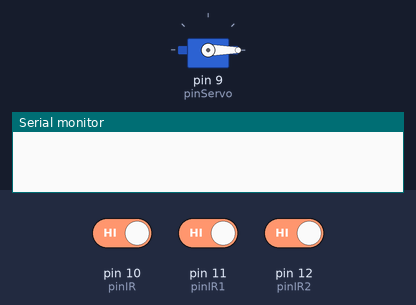
Recording of a sketch running on a simulated Arduino Uno, built with avr-gcc and run on an emulated ATmega328P. Shown: servo, the last lines printed to the serial monitor. The test bench sets the inputs (shaded band); at power-on: pin 10 (pinIR) HIGH, pin 11 (pinIR1) HIGH, pin 12 (pinIR2) HIGH.

Above: at 1.2 s.
1.3 s: pin 10 (pinIR) driven LOW
3.3 s: pin 11 (pinIR1) driven LOW
At 4.2 s:
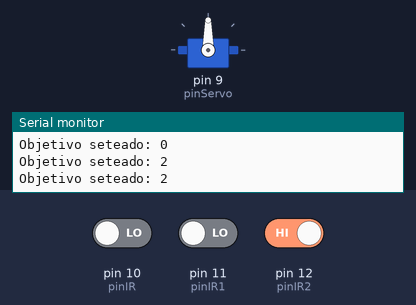
4.8 s: pin 12 (pinIR2) driven LOW
At 5.9 s:
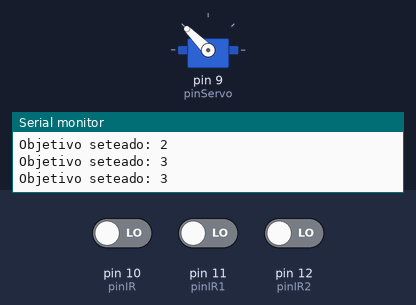
6.4 s: pin 11 (pinIR1) driven HIGH
At 7.5 s:
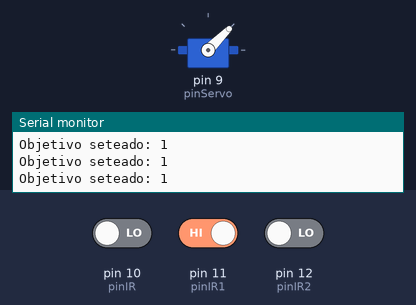
7.9 s: pin 12 (pinIR2) driven HIGH
At 9.1 s:
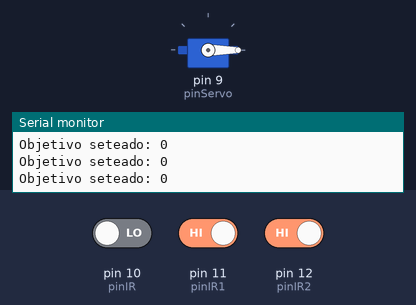
Timing chart, 0 to 10.5 s (numbered marks = the images above; inputs shaded):
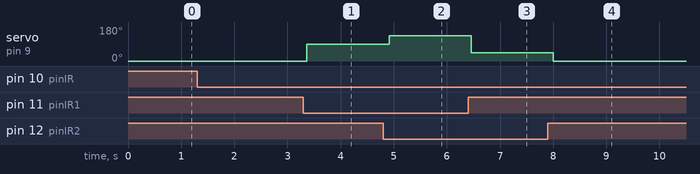

The sketch:

3IR_Servo.ino
```cpp
#include <Servo.h>

const int pinServo = 9, pinIR = 10, pinIR1 = 11, pinIR2 = 12;
const int deltaTime = 15, timeBetweenReadings = 500;

Servo servo;

const int posicionInicial = 0;

void setup()
{
  Serial.begin(9600);

  pinMode(pinIR, INPUT);
  pinMode(pinIR1, INPUT);
  pinMode(pinIR2, INPUT);

  pinMode(pinServo, OUTPUT);

  servo.attach(pinServo, 500, 2500);
  setearObjetivo(0);
}

void loop()
{
  if (PrimerFranjaBlanca()) ReadBits();
  delay(deltaTime);
}


bool PrimerFranjaBlanca()
{
  return !digitalRead(pinIR);
}

void ReadBits()
{
  bool firstBit = !digitalRead(pinIR1);
  bool secondBit = !digitalRead(pinIR2);

  int numeroDeCompartimento = firstBit * 2 + secondBit;
  setearObjetivo(numeroDeCompartimento);
  Serial.print("Objetivo seteado: ");
  Serial.println(numeroDeCompartimento);

  delay(timeBetweenReadings);
}

void setearObjetivo(int compartimento)
{
  int objetivoEnGrados = posicionInicial + compartimento * 45;
  servo.write(objetivoEnGrados);
}
```

Measured:
- after the input at 3.3 s, servo on pin 9 (pinServo): 0° → 90° after 0.07 s
- after the input at 4.8 s, servo on pin 9 (pinServo): 90° → 135° after 0.11 s
- after the input at 6.4 s, servo on pin 9 (pinServo): 135° → 45° after 0.06 s
- after the input at 7.9 s, servo on pin 9 (pinServo): 45° → 0° after 0.11 s
